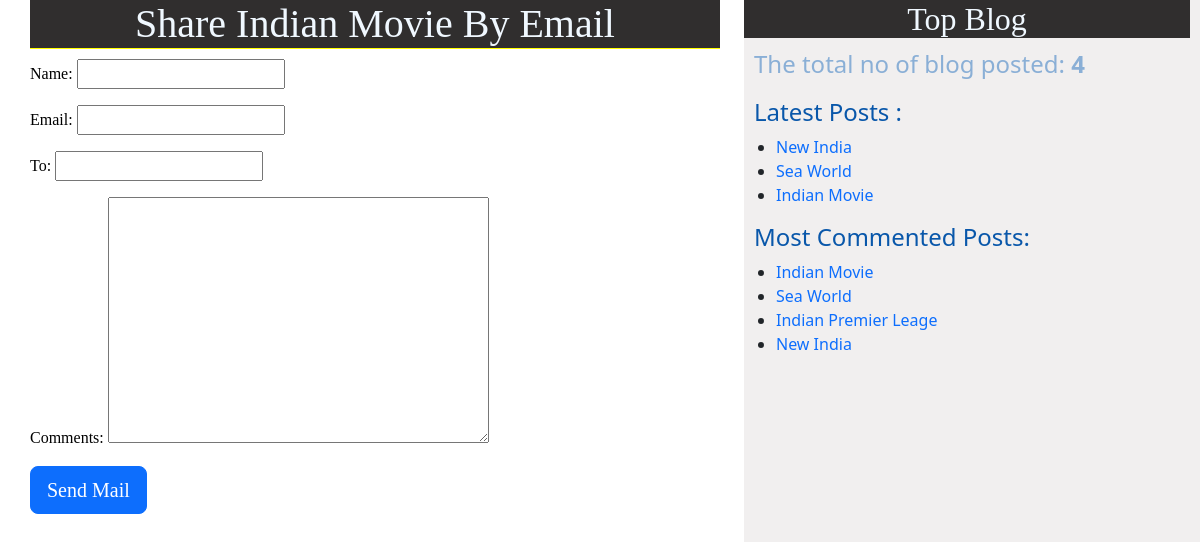
The app's page /2/share/ with its own data.
### blog/models.py (models this page shows, shortened)
class Post(models.Model):
    STATUS_CHOICES = (('draft', 'Draft'),('published', 'Published'))
    title = models.CharField(max_length = 256)
    slug = models.SlugField(max_length = 264, unique_for_date = 'publish')
    author = models.ForeignKey(User, related_name = 'blog_posts', on_delete=models.CASCADE)
    body = models.TextField()
    publish = models.DateTimeField(default = timezone.now)
    created = models.DateTimeField(auto_now_add = True)
    updated = models.DateTimeField(auto_now = True)
    status = models.CharField(max_length = 10, choices = STATUS_CHOICES, default = 'draft')
    objects=CustomManager()
    tag = TaggableManager()
    class Meta:
        ordering = ('-publish',)
    def get_absolute_url(self):
        return reverse('post_detail',
                        args=[self.publish.year,
                        self.publish.strftime('%m'),
                        self.publish.strftime('%d'),
                        self.slug])

### blog/views.py (the view)
# urls.py: path('<int:id>/share/', views.mail_send_view),
def mail_send_view(request, id):
    post=get_object_or_404(Post, id=id, status='published')
    sent = False
    if request.method=='POST':
        form=EmailSendForm(request.POST)
        if form.is_valid():
            cd = form.cleaned_data
            subject='{}({}) recommends you to read "{}"'.format(cd['name'],cd['email'],post.title)
            post_url=request.build_absolute_uri(post.get_absolute_url())
            message='Read Post At:\n {}\n\n{}\'s Comments:\n{}'.format(post_url, cd['name'],cd['comments'])
            send_mail(subject, message, 'krishna993344@gmail.com', [cd['to']])
            sent=True
    else:
        form=EmailSendForm()
    return render(request, 'blog/sharebyemail.html', {'form':form, 'post':post, 'sent':sent})

### blog/forms.py
class EmailSendForm(forms.Form):
    name=forms.CharField()
    email=forms.EmailField()
    to=forms.EmailField()
    comments=forms.CharField(required=False, widget=forms.Textarea)

### blog/models.py (called while the page is built)
    def get_queryset(self):
        return super().get_queryset().filter(status='published')

### blog/templatetags/blog_tags.py (called while the page is built)
@register.simple_tag
def total_posts():
    return Post.objects.count()

@register.inclusion_tag('blog/latest_post.html')
def show_latest_posts():
    latest_posts=Post.objects.order_by('-publish')[:3]
    return {'latest_posts':latest_posts}

@register.simple_tag
def get_most_commented_posts(count=5):
    return Post.objects.annotate(total_comments=Count('comments')).order_by('-total_comments')[:count]

### templates/blog/sharebyemail.html (shortened to what this page needs)
 {% extends 'blog/base.html' %}
 {% block content %}
 {% if sent %}
    <h1>Email sent Successfully...</h1>
    <h2>Post with title: {{post.title}}</h2>
 {% else %}
 <h1>Share {{post.title}} By Email</h1>
 <form method="POST">
    {{form.as_p}}
    <input type="submit" class="btn btn-primary btn-lg" value="Send Mail">
 </form>
 {% endif %}
 {% endblock %}

### templates/blog/base.html (shortened to what this page needs)
<!DOCTYPE html>
{% load blog_tags %}
{% load static %}
<html lang="en">
<head>
    <link rel="stylesheet" href="https://cdn.jsdelivr.net/npm/bootstrap@5.3.2/dist/css/bootstrap.min.css">
    <link rel="stylesheet" href="{% static './blog/post.css' %}">
</head>
<body>
    <div class="content">
        {% block content %}
        {% endblock %}
    </div>
    <div class="sidebar">
        <h2>Top Blog</h2>
        <p class="count">The total no of blog posted: <b>{% total_posts %}</b></p>
        <h4>Latest Posts :</h4> {% show_latest_posts %}
        <h4>Most Commented Posts:</h4>
        {% get_most_commented_posts as most_commented_posts %}
        <ul>
            {% for post in most_commented_posts %}
            <li><a href="{{post.get_absolute_url}}">{{post.title}}</a></li>
            {% endfor %}
        </ul>
    </div>
</body>
</html>

### templates/blog/latest_post.html
<ul>
    {% for post in latest_posts %}
    <li><a href="{{post.get_absolute_url}}">{{post.title}}</a></li>
    {% endfor %}
</ul>

### statics/blog/post.css (style rules this page uses)
.content { color:black; width: 60%; float: left; padding: 0 0 0 30px; background-color: white; max-height: 100%; font-family: 'Times New Roman', Times, serif; }
.sidebar { background-color: rgb(241, 239, 239); width: 38%; float: right; height: 100vh; padding-right: 10px; }
h1 { background-color: rgb(48, 46, 46); color: aliceblue; font-family: cursive; text-align: center; border-bottom: 1px solid yellow; margin-bottom: 10px; }
h2 { text-align: center; background-color: rgb(48, 46, 46); font-family: cursive; color: aliceblue; }
a { text-decoration: none; position: relative; }
a::after { content: ''; position: absolute; left: 0; bottom: -2px; width: 100%; height: 2px; background-color: #007bff; visibility: hidden; transform: scaleX(0); transition: all 0.3s ease-in-out; }
.count { font-size: x-large; color: #8aafd6; padding-left: 10px; }
h4 { color: #0957aa; padding-left: 10px; }

### records on screen
Post: title "Indian Movie"
Post: title "New India"
Post: title "Sea World"
Post: title "Indian Premier Leage"
